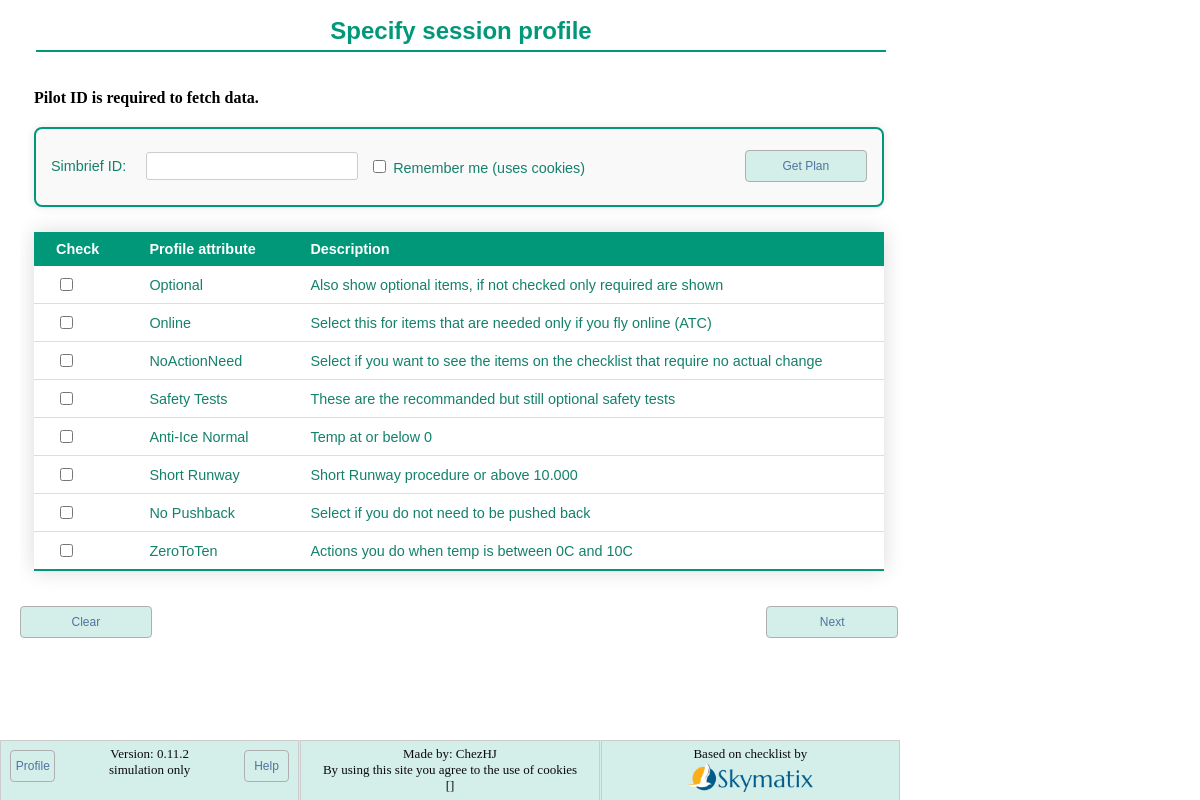
The page / on the database its author committed.
### checklist/models.py (models this page shows, shortened)
class Attribute(models.Model):
    title = models.CharField(max_length=30)
    order = models.PositiveIntegerField()
    description = models.TextField(blank=True)
    show = models.BooleanField(default="True")
    over_ruled_by = models.ForeignKey(
        "self", on_delete=models.SET_NULL, blank=True, null=True
    )
    btn_color = ColorField(default="#194D33")

### checklist/views.py (the view, shortened to what this page needs)
# urls.py: path("", views.profile_view, name="start"),
def profile_view(request):
    if request.method == "POST":
        if "Clean" in request.POST:
            print("Cleaning session")
            request.session.flush()
    simbrief_pilot_id = request.COOKIES.get("simbrief_pilot_id")
    if not simbrief_pilot_id and "simbrief_id" in request.POST:
        simbrief_pilot_id = request.POST["simbrief_id"]
    simbrief = SimBrief(simbrief_pilot_id)
    simbrief.fetch_data()
    update_profile_with_simbrief(request, simbrief)
    response = TemplateResponse(
        request,
        "checklist/profile.html",
        {
            "attributes": Attribute.objects.order_by("order"),
            "origin": simbrief.origin or "Unknown",
            "elevation": simbrief.elevation or "Unknown",
            "temperature": simbrief.temperature or "Unknown",
            "runway": simbrief.runway or "Unknown",
            "rwy_length": simbrief.rwy_length or "Unknown",
            "altimeter": simbrief.altimeter or "Unknown",
            "flap_setting": simbrief.flap_setting or "Unknown",
            "bleed_setting": simbrief.bleed_setting or "Unknown",
            "simbrief_id": simbrief.pilot_id or "",
            "error_message": simbrief.error_message or "",
        },
    )
    return response

### checklist/simbrief.py (called while the page is built, shortened)
    def fetch_data(self):
        if not self.pilot_id:
            self.error_message = "Pilot ID is required to fetch data."
            return

### checklist/templatetags/environment_tags.py (called while the page is built)
@register.filter
def setting(key):
    return getattr(conf_settings, key, None)

### checklist/views.py (called while the page is built, shortened)
def update_profile_with_simbrief(request, simbrief):
    attlist = request.session.get("attrib", [])
    if simbrief.bleed_setting == "OFF":
        if 8 not in attlist:
            attlist.append(8)
    else:
        if 8 in attlist:
            attlist.remove(8)
    request.session["attrib"] = attlist

### checklist/templates/checklist/profile.html (shortened to what this page needs)
{% extends "checklist/base.html" %}
{% load environment_tags %}
{% block content %}
    <div class="fit-content">
        <fieldset class="no-border">
            <legend>
                <h1>Specify session profile</h1>
            </legend>
            {% if error_message %}
                <p>
                    <strong>{{ error_message }}</strong>
                </p>
            {% endif %}
            <div class="profile-section">
                {% if simbrief_id and error_message == "" %}
                    <p class="styled-text">
                        Departure Airport: <strong>{{ origin }}</strong>,
                        Alt: <strong>{{ elevation }}</strong>,
                        RWY:<strong>{{ runway }} ({{ rwy_length }})</strong>,
                        Temp:<strong>{{ temperature }}</strong>
                    </br>
                    Departure setting - Flaps: <strong>{{ flap_setting }}</strong> Bleed: <strong>{{ bleed_setting }}</strong>
                    (based on Simbrief plan, not a proper takeoff performance calculation)
                </p>
            {% else %}
                <p class="styled-text">
                    <form action="{% url 'checklist:profile' %}"
                          method="post"
                          class="profile-form">
                        <label for="simbrief_id" class="form-label">Simbrief ID:</label>
                        <input type="text"
                               id="simbrief_id"
                               name="simbrief_id"
                               value="{{ simbrief_id }}"
                               class="form-input">
                        <label for="remember_me" class="form-label form-right">
                            <input type="checkbox"
                                   id="remember_me"
                                   name="remember_me"
                                   value="1"
                                   class="form-checkbox"
                                   {% if remember_me %}checked{% endif %}>
                            Remember me (uses cookies)
                        </label>
                        <input type="submit" value="Get Plan" class="btn btn-right">
                    </form>
                </p>
            {% endif %}
        </div>
        <form action="{% url 'checklist:update_profile' %}" method="post">
            <table id="Table1" class="styled-table">
                <thead>
                    <tr>
                        <th>Check</th>
                        <th>Profile attribute</th>
                        <th>Description</th>
                    </tr>
                </thead>
                <tbody>
                    {% for check in attributes.all %}
                        {% if check.show %}
                            <tr>
                                <td>
                                    <input type="checkbox"
                                           name="attributes"
                                           id="{{ forloop.counter }}"
                                           value="{{ check.id }}"
                                           {% if check.id in request.session.attrib %}CHECKED{% endif %} />
                                </td>
                                <td>
                                    <label for="{{ forloop.counter|escape }}">{{ check.title }}</label>
                                </td>
                                <td>
                                    <label for="{{ forloop.counter }}">{{ check.description }}</label>
                                </td>
                            </tr>
                        {% endif %}
                    {% endfor %}
                </tbody>
            </table>
        </fieldset>
        <input class="btn btn-right" type="submit" value="Next">
    <form action="{% url 'checklist:profile' %}" method="post" class="inline">
        <button type="submit" class="btn btn-left">Clear</button>
    </form>
</div>
{% endblock content %}
{% block footer %}
    {% if 'DEBUG'|setting == True %}{{ request.session.attrib }}{% endif %}
{% endblock footer %}

### checklist/static/checklist/style.css (style rules this page uses)
.styled-text { font-family: sans-serif; width: fit-content; }
.styled-table { border-collapse: collapse; margin: 25px 0; font-size: 0.9em; font-family: sans-serif; min-width: 850px; color: #14816b; box-shadow: 0 0 20px rgba(0, 0, 0, 0.15); }
.styled-table thead tr { background-color: #009879; color: #ffffff; text-align: left; }
.styled-table th, .styled-table td { padding: 9px 22px; }
.styled-table tbody tr { border-bottom: 1px solid #dddddd; }
.styled-table tbody tr:last-of-type { border-bottom: 2px solid #009879; }
.btn { font-family: sans-serif; text-align: center; font-size: 12px; color: #51739d; background-color: #d4eee9; border-radius: 4px; width: 15%; padding: 8px 0; border: 1px solid #afafaf; text-decoration: none; cursor: pointer; }
.btn-right { float: right; margin-left: auto; }
.btn-left { float: left; }
.body { height: 100%; width: 100%; min-width: 900px; margin: 0; overflow: auto; }
.profile-section { margin: 20px 0; padding: 7px 15px; border: 2px solid #009879; border-radius: 8px; background-color: #f9f9f9; box-shadow: 0 0 10px rgba(0, 0, 0, 0.1); font-family: sans-serif; color: #14816b; max-width: 850px; width: 100%; box-sizing: border-box; }
.profile-section .styled-text { font-size: 0.9em; line-height: 1.6; color: #14816b; }
legend { text-align: center; width: 100%; }
legend h1 { font-size: 1.5em; color: #009879; border-bottom: 2px solid #009879; padding-bottom: 5px; margin-bottom: 15px; font-family: sans-serif; display: inline-block; width: 100%; }
.form-label { font-family: sans-serif; font-size: 0.9em; margin-right: 10px; }
.form-input { font-family: sans-serif; padding: 5px; font-size: 0.9em; border: 1px solid #ccc; border-radius: 3px; width: 200px; }
.form-checkbox { font-family: sans-serif; font-size: 0.9em; margin-left: 5px; }
.form-right { float: right; }
.profile-form { display: flex; flex-wrap: wrap; align-items: center; gap: 10px; }
.fit-content { width: fit-content; }
.no-border { border: 0; }
.inline { display: inline; }

### rows shown on the page
Attribute: title "Optional", description "Also show optional items, if not checked only required are shown"
Attribute: title "Online", description "Select this for items that are needed only if you fly online (ATC)"
Attribute: title "NoActionNeed", description "Select if you want to see the items on the checklist that require no actual change"
Attribute: title "Safety Tests", description "These are the recommanded but still optional safety tests"
Attribute: title "Anti-Ice Normal", description "Temp at or below 0"
Attribute: title "Short Runway", description "Short Runway procedure or above 10.000"
Attribute: title "No Pushback", description "Select if you do not need to be pushed back"
Attribute: title "ZeroToTen", description "Actions you do when temp is between 0C and 10C"

### other values the page prints
{{ error_message }} "Pilot ID is required to fetch data."
{{ 'VERSION'|setting }} "0.11.2"
{{ request.session.attrib }} "[]"
